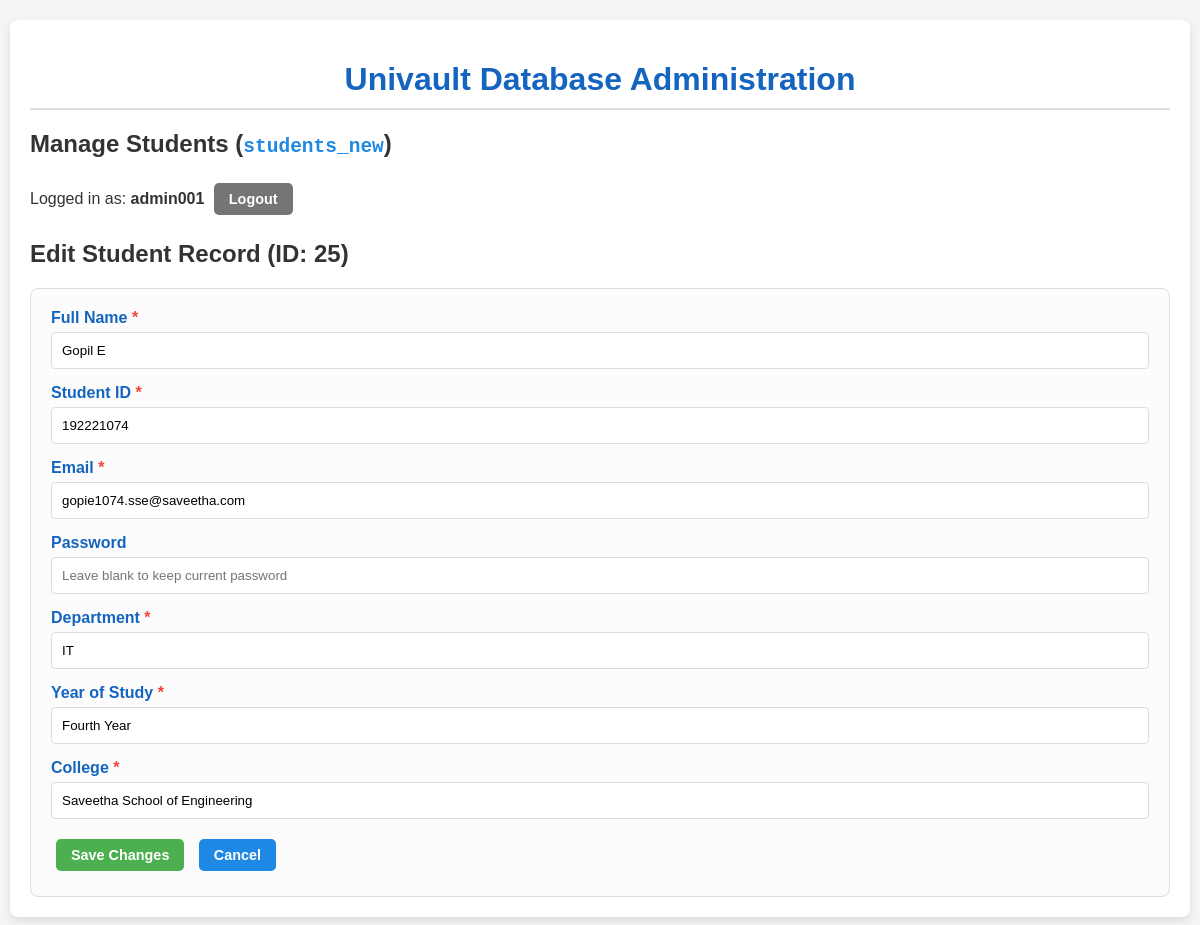
The app's page /main_admin.php?action=edit&edit=25 (signed in) with its own data.
### tables this page shows
CREATE TABLE `students_new` (
  `id` int(11) NOT NULL AUTO_INCREMENT,
  `full_name` varchar(255) NOT NULL,
  `student_number` varchar(50) NOT NULL,
  `email` varchar(255) NOT NULL,
  `password` varchar(255) NOT NULL,
  `department` varchar(100) NOT NULL,
  `year_of_study` varchar(50) NOT NULL,
  `college` varchar(255) NOT NULL,
  `created_at` timestamp NOT NULL DEFAULT current_timestamp(),
  `verification_token` varchar(255) DEFAULT NULL,
  `verified` tinyint(1) DEFAULT 0,
  `reset_token` varchar(255) DEFAULT NULL,
  `reset_token_expires` datetime DEFAULT NULL,
  PRIMARY KEY (`id`),
  UNIQUE KEY `student_number` (`student_number`),
  UNIQUE KEY `email` (`email`)
);

### main_admin.php (the view, shortened to what this page needs)
<?php
$servername = "127.0.0.1";
$username = "root";
$password = "";
$dbname = "univault_db2";
$table_name = 'students_new';
$fields = [
    'id' => 'ID',
    'full_name' => 'Full Name',
    'student_number' => 'Student ID',
    'email' => 'Email',
    'department' => 'Department',
    'year_of_study' => 'Year of Study',
    'college' => 'College',
];
$form_fields = [
    'full_name' => ['type' => 'text', 'required' => true],
    'student_number' => ['type' => 'text', 'required' => true],
    'email' => ['type' => 'email', 'required' => true],
    'password' => ['type' => 'password', 'required' => false],
    'department' => ['type' => 'text', 'required' => true],
    'year_of_study' => ['type' => 'text', 'required' => true],
    'college' => ['type' => 'text', 'required' => true],
];
try {
    $conn = new mysqli($servername, $username, $password, $dbname);
} catch (Exception $e) {
    die("Database Error: " . $e->getMessage());
}
function check_login($conn) {
    return isset($_SESSION['admin_id']) && $_SESSION['admin_id'] === 'admin001';
}
$is_logged_in = check_login($conn);
if ($is_logged_in) {
    $action = $_GET['action'] ?? 'view';
    $edit_id = $_GET['edit'] ?? null;
    $edit_record = [];
    if ($action === 'edit' && $edit_id) {
        $sql = "SELECT * FROM $table_name WHERE id = ?";
        $stmt = $conn->prepare($sql);
        if ($stmt) {
            $stmt->bind_param("i", $edit_id);
            $stmt->execute();
            $result = $stmt->get_result();
            $edit_record = $result->fetch_assoc();
        } else {
            $message = "Error preparing statement for edit: " . $conn->error;
        }
    }
}
?>
<!DOCTYPE html>
<html lang="en">
<head>
</head>
<body>
<div class="container">
    <h1>Univault Database Administration</h1>
    <?php if (!$is_logged_in): ?>
        <h2>Admin Login</h2>
        <div class="form-container">
            <p><strong>Demo Login:</strong> Admin ID: <code>admin001</code> | Password: <code>admin</code></p>
            <form method="post" action="admin_panel.php">
                <div class="form-group">
                    <label for="admin_id">Admin ID (e.g., admin001)</label>
                    <input type="text" id="admin_id" name="admin_id" required>
                </div>
                <div class="form-group">
                    <label for="password">Password</label>
                    <input type="password" id="password" name="password" required>
                </div>
                <button type="submit" name="login" class="btn btn-primary">Login</button>
            </form>
        </div>
    <?php else: ?>
        <h2>Manage Students (<code style="color:var(--primary);"><?php echo $table_name; ?></code>)</h2>
        <p>Logged in as: <strong><?php echo $_SESSION['admin_id']; ?></strong>
        <a href="?logout=true" class="btn btn-logout">Logout</a></p>
        <?php if ($action === 'view'): ?>
            <a href="?action=add" class="btn btn-add">Add New Student</a>
            <?php if (!empty($records)): ?>
                <table>
                    <thead>
                        <tr>
                            <?php foreach ($fields as $col => $label): ?>
                                <th><?php echo $label; ?></th>
                            <?php endforeach; ?>
                            <th>Actions</th>
                        </tr>
                    </thead>
                    <tbody>
                        <?php foreach ($records as $record): ?>
                            <tr>
                                <?php foreach ($fields as $col => $label): ?>
                                    <td><?php echo htmlspecialchars($record[$col] ?? 'N/A'); ?></td>
                                <?php endforeach; ?>
                                <td>
                                    <a href="?action=edit&edit=<?php echo $record['id']; ?>" class="btn btn-edit">Edit</a>
                                    <a href="?action=delete&delete=<?php echo $record['id']; ?>" class="btn btn-delete" onclick="return confirm('Are you sure you want to delete this record (ID: <?php echo $record['id']; ?>)?');">Delete</a>
                                </td>
                            </tr>
                        <?php endforeach; ?>
                    </tbody>
                </table>
            <?php else: ?>
                <p style="margin-top: 20px;">No records found in the <?php echo $table_name; ?> table.</p>
            <?php endif; ?>
        <?php elseif ($action === 'add' || $action === 'edit'): ?>
            <h2><?php echo ($action === 'add' ? 'Add New' : 'Edit'); ?> Student Record (ID: <?php echo $edit_id ?? 'New'; ?>)</h2>
            <div class="form-container">
                <form method="post" action="admin_panel.php">
                    <?php foreach ($form_fields as $field => $config):
                        $value = htmlspecialchars($edit_record[$field] ?? '');
                        $label = $fields[$field] ?? ucfirst(str_replace('_', ' ', $field));
                        $required = $config['required'] ? 'required' : '';
                        $placeholder = ($field === 'password') ? ($action === 'edit' ? 'Leave blank to keep current password' : 'Enter new password') : '';
                    ?>
                        <div class="form-group">
                            <label for="<?php echo $field; ?>"><?php echo $label; ?> <?php echo $required ? '<span style="color:var(--danger);">*</span>' : ''; ?></label>
                            <input
                                type="<?php echo $config['type']; ?>"
                                id="<?php echo $field; ?>"
                                name="<?php echo $field; ?>"
                                value="<?php echo $value; ?>"
                                placeholder="<?php echo $placeholder; ?>"
                                <?php echo $required; ?>
                            >
                        </div>
                    <?php endforeach; ?>
                    <button type="submit" name="save_data" class="btn btn-add"><?php echo ($action === 'add' ? 'Create Record' : 'Save Changes'); ?></button>
                    <a href="admin_panel.php" class="btn btn-primary">Cancel</a>
                </form>
            </div>
        <?php endif; ?>
    <?php endif; ?>
</div>
</body>
</html>

### main_admin.php (style rules this page uses)
:root { --primary: #1e88e5; --primary-dark: #1565c0; --secondary: #ff9800; --success: #4caf50; --danger: #f44336; --bg-light: #f5f5f5; --text-dark: #333; --border-color: #ddd; }
body { font-family: 'Arial', sans-serif; background-color: var(--bg-light); color: var(--text-dark); margin: 0; padding: 0; display: flex; flex-direction: column; align-items: center; }
.container { width: 95%; max-width: 1200px; margin: 20px auto; background: white; padding: 20px; border-radius: 8px; box-shadow: 0 4px 10px rgba(0, 0, 0, 0.1); }
h1 { color: var(--primary-dark); border-bottom: 2px solid var(--border-color); padding-bottom: 10px; margin-bottom: 20px; text-align: center; }
.btn { padding: 8px 15px; border: none; border-radius: 5px; cursor: pointer; text-decoration: none; font-weight: bold; display: inline-block; transition: background-color 0.3s; margin: 5px; font-size: 0.9em; }
.btn-primary { background-color: var(--primary); color: white; }
.btn-add { background-color: var(--success); color: white; }
.btn-logout { background-color: #757575; color: white; }
.form-container { padding: 20px; border: 1px solid var(--border-color); border-radius: 8px; margin-top: 20px; background: #fcfcfc; }
.form-group { margin-bottom: 15px; }
.form-group label { display: block; margin-bottom: 5px; font-weight: bold; color: var(--primary-dark); }
.form-group input[type="text"], .form-group input[type="email"], .form-group input[type="password"] { width: 100%; padding: 10px; border: 1px solid var(--border-color); border-radius: 4px; box-sizing: border-box; }

### records on screen
students_new: full_name "Gopil E", student_number "192221074", email "gopie1074.sse@saveetha.com", department "IT", year_of_study "Fourth Year", college "Saveetha School of Engineering"

### other values on screen
$table_name "students_new"
$_SESSION['admin_id'] "admin001"
$edit_id "25"
$label "Full Name"
$label "Student ID"
$label "Email"
$label "Password"
$label "Department"
$label "Year of Study"
$label "College"
